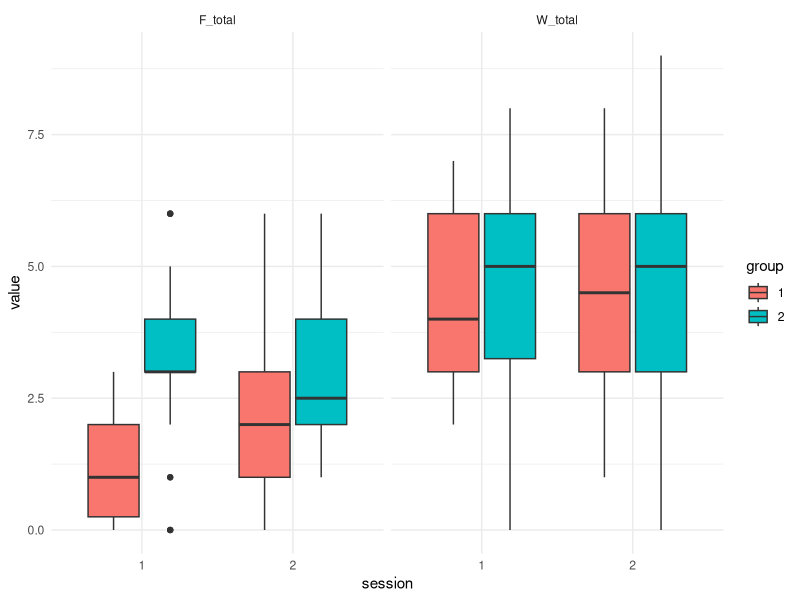
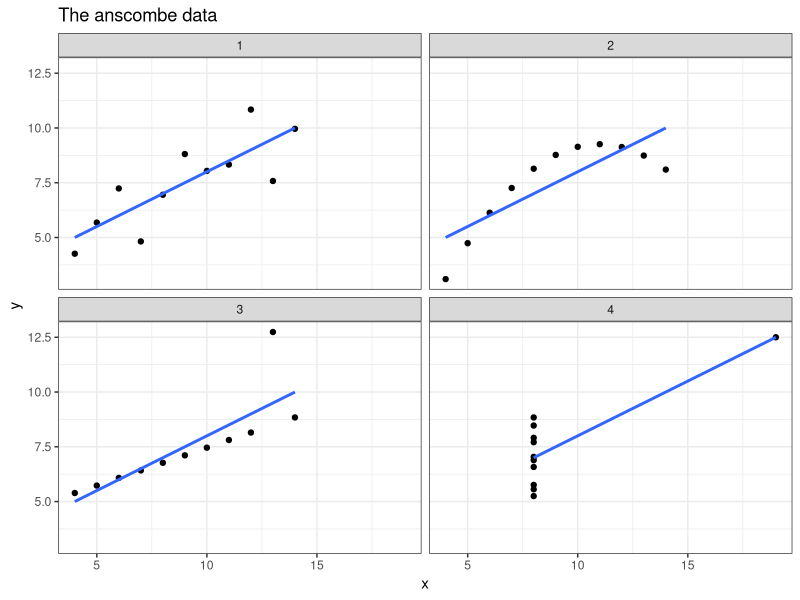

The R source for these figures, in order:
## ---- chunk 1
library(tidyverse)
## ---- chunk 2
# simulating data
set.seed(1)
df_f <- data.frame(id = rep(1:60, each = 2) %>% as.character,
                 session = rep(2:1, 60),
                 group = rep(1:2, each = 60),
                 F1 = sample.int(4, 120, replace = T) - 1,
                 F2 = sample.int(4, 120, replace = T) - 1,
                 F3 = (sample.int(4, 120, replace = T) - 1)) %>%
  mutate(F3 = F3*(session-1), F2 = F2*(group-1)*(2-session)) %>%
  mutate(group = factor(group))

df_w <- data.frame(id = rep(1:60, each = 2) %>% as.character,
                 session = rep(1:2, 60) %>% factor,
                 group = rep(1:2, each = 60) %>% factor,
                 W1 = sample.int(4, 120, replace = T) - 1,
                 W2 = sample.int(4, 120, replace = T) - 1,
                 W3 = sample.int(4, 120, replace = T) - 1)
## ---- chunk 3

df <- df_f %>%
  mutate(session = factor(session)) %>% # when joining, variable classes must match. therefore session is transformed to factor
  full_join(df_w, by = c("id", "session", "group"))


## ---- chunk 4

df <- df %>% 
  group_by(id, session, group) %>%
  mutate(F_total = sum(c_across(F1:F3)), # or just F1 + F2 + F3
         W_total = sum(c_across(W1:W3))) %>%
  ungroup

df

## ---- chunk 5

df %>%
  gather(var, value, F_total, W_total) %>%
  ggplot(aes(session, value, fill = group)) + 
  geom_boxplot() + 
  facet_wrap(~var) + 
  theme_minimal()

## ---- chunk 6

fit <- lm(F_total ~ session + group, data = df) # a model with main effects
# note that session and group should be factors, not integers!
  
summary(fit)

## ---- chunk 7
df %>%
  group_by(group) %>%
  summarise(mean_F = mean(F_total)) %>%
  mutate(diff = diff(mean_F)) # diff = coefficient group2

df %>%
  group_by(session) %>%
  summarise(mean_F = mean(F_total)) %>%
  mutate(diff = diff(mean_F)) # diff = coefficient session2

## ---- chunk 8
# method 1
# use pivot_longer and separate set and value simultaneously
anscombe_long <- anscombe %>%
  pivot_longer(everything(), 
               names_to = c(".value", "set"), 
               names_pattern = "(.)(.)") # the names_pattern argument uses regular expressions (inside brackets for each column). The dot . matches any character (except a new line)

## ---- chunk 9
# method 2
# use gather, then separate set and variable, then spread 
anscombe_long <- anscombe %>%
  gather() %>%
  separate(key, into = c("variable", "set"), sep = 1) %>%
  group_by(variable) %>%
  mutate(row = row_number()) %>%
  spread(variable, value) %>%
  select(-row) %>%
  ungroup

## ---- chunk 10
# plot the data
anscombe_long %>%
  ggplot(aes(x, y)) + 
  geom_point() +
  facet_wrap(~set) +
  geom_smooth(method = "lm", se = F) + 
  labs(title = "The anscombe data") +
  theme_bw()

